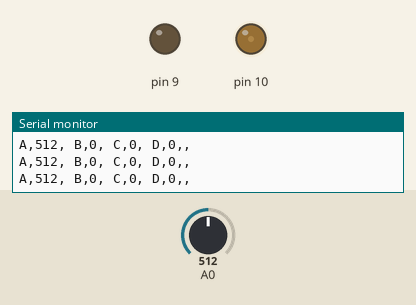
Bench run of a sketch on a simulated Arduino Uno, built with avr-gcc and run on an emulated ATmega328P. Parts: output pins drawn as LEDs (lit = HIGH), the last lines printed to the serial monitor. The test bench sets the inputs (shaded band); at power-on: A0 = 512.

Above: at 2.2 s.
2.3 s: A0 set to 716
At 3.5 s:
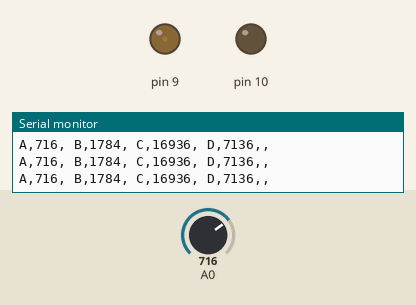
3.8 s: A0 set to 900
At 4.1 s:
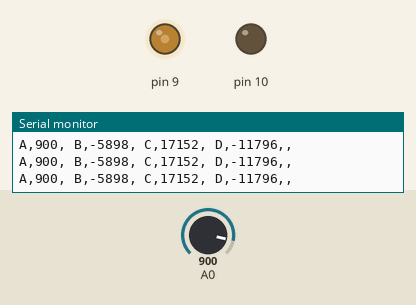
5.3 s: A0 set to 1023
At 6.5 s:
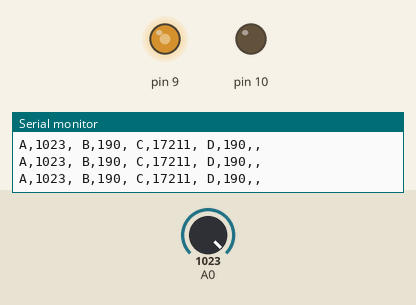
Timing chart, 0 to 8.3 s (numbered marks = the images above; inputs shaded):
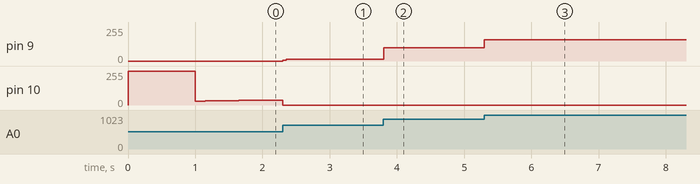

The sketch:

AirValvePIDControl.ino
```cpp
#include <PWM.h>
enum CONTROLMODE {NO_CONTROL, P_CONTROL, PD_CONTROL, PID_CONTROL,};

/////  USER INPUT ///////
int32_t PWMFrequency = 20; //PWM frequency [Hz]
int duty = 50; //Duty Cytle Input from User (0~100%)
float desiredForce = 30; //Newton [N]
float coefX1 = 0.4723;  // Strainguage coefficient, Can be changed(if necessary)
float coefX0 = -296.16; // Strainguage coefficient, Can be changed(if necessary)
CONTROLMODE controlMode = P_CONTROL; // CONTROL MODE SETTING
float Kp = 1; // propotional gain
float Kd = 0.01; // derivative gain
float Ki = 0.01; // integral gain
/////////////////////////

int strainGuage;
float currentForce; //Calibrated Current force
float error = 0;
float previousError = 0;
float errorDerevative = 0;
float errorIntegral = 0;
float command; // PID control command

const long interval = 50; // controller cycle [ms]
unsigned long currentMillis = 0;
unsigned long previousMillis = 0;

char buf[20]; // serial print buf

void setup() {
  //PWM Init.
  InitTimersSafe(); //Timer1(PIN9,10), Timer2(PIN11,3) Initialize
  SetPinFrequencySafe(9, PWMFrequency);

  // Valve status Init.
  pwmWrite(9, 0); // Air-In Valve(PIN9) Close(0)
  pwmWrite(10, 255); // Air-Out Valve(PIN0) Fully Open(255)
  delay(1000);

  // Serial Comm. Begin
  Serial.begin(9600);
}

void loop() {
  unsigned long currentMillis = millis();

  if(currentMillis - previousMillis >= interval) {
    ReadCurrentForce();
    PIDController(controlMode);
    ValveControl();

    sprintf(buf, "A,%d, B,%d, C,%d, D,%d,,", strainGuage, currentForce, error, command);
    Serial.println(buf);
    previousMillis = currentMillis;
  }
}

//Functions
void ReadCurrentForce()
{
  strainGuage = analogRead(A0);
  currentForce = (coefX1 * strainGuage) +  coefX0;
  if(currentForce < 0) currentForce = 0;
}

void PIDController(CONTROLMODE controlMode)
{
  switch (controlMode)
  {
      case NO_CONTROL: command = 0;
      case P_CONTROL:
      {
          error = currentForce - desiredForce;
          command = Kp * error; //P
      }
      case PD_CONTROL:
      {
          error = currentForce - desiredForce;
          errorDerevative = error - previousError;
          command = (Kp * error) + (Kd * errorDerevative); //PD
          previousError = error;
      }
      case PID_CONTROL:
      {
          error = currentForce - desiredForce;
          errorDerevative = error - previousError;
          errorIntegral = errorIntegral + error;
          command = (Kp * error) + (Kd * errorDerevative) + (Ki * errorIntegral); //PID
          previousError = error;
      }
  }
}

void ValveControl()
{
  //Command Limit Setting
  if(command > 255) command = 255;
  if(command < -255) command = -255;

  //Air Input Valve Control
  if(command >= 0)
  {
    pwmWrite(9, command); //air input, 0~255
    pwmWrite(10, 0); //air vent, 0~255
  }

  //Air Vent Valve Control
  if(command < 0)
  {
    pwmWrite(9, 0); //air input, 0~255
    pwmWrite(10, -command); //air vent, 0~255
  }
}
```

Measured:
- after the input at 2.3 s, pin 9: 0/255 → 12/255 at once
- after the input at 3.8 s, pin 9: 12/255 → 99/255 at once
- after the input at 5.3 s, pin 9: 99/255 → 158/255 at once
